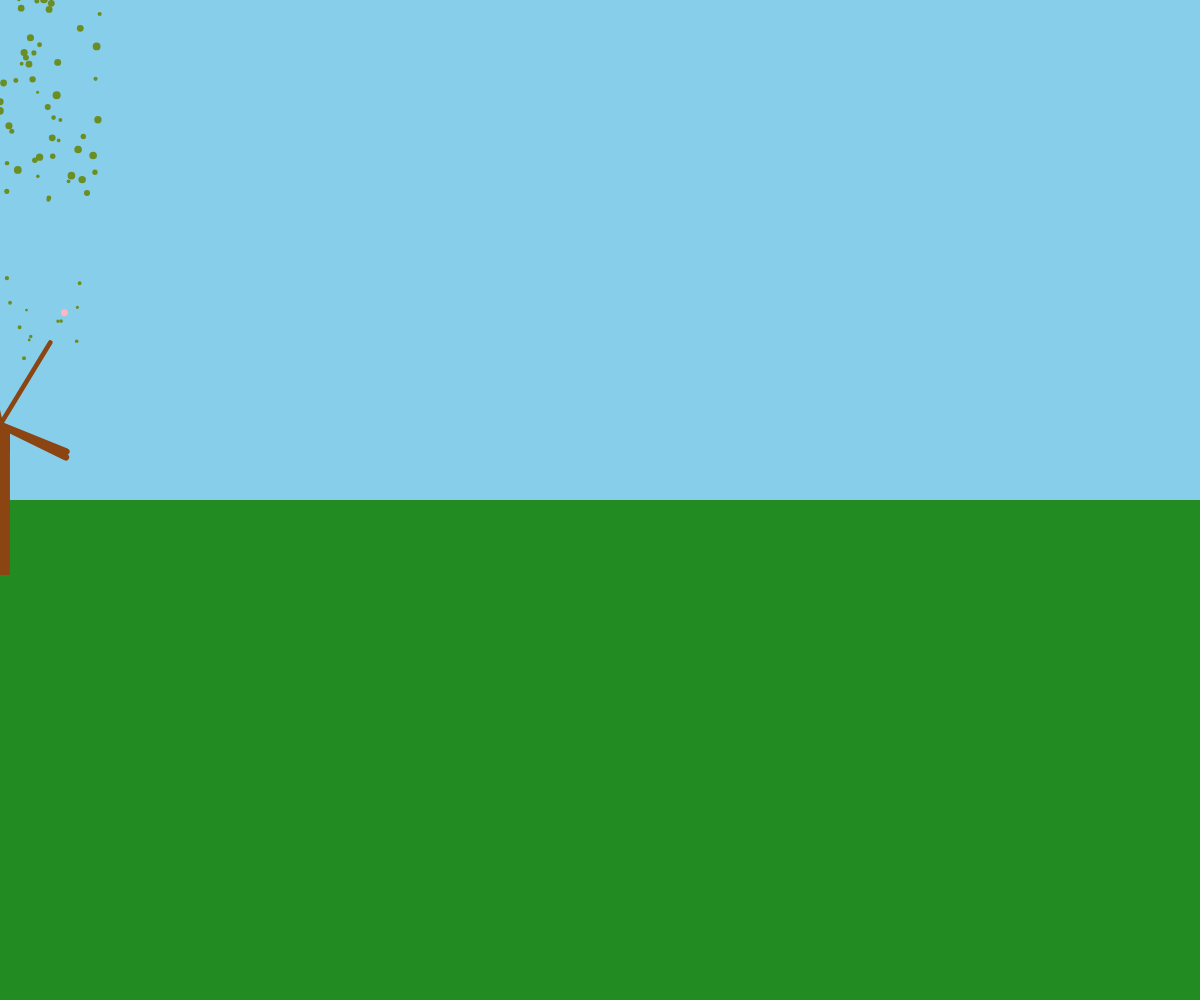
Frame 1 (no input)
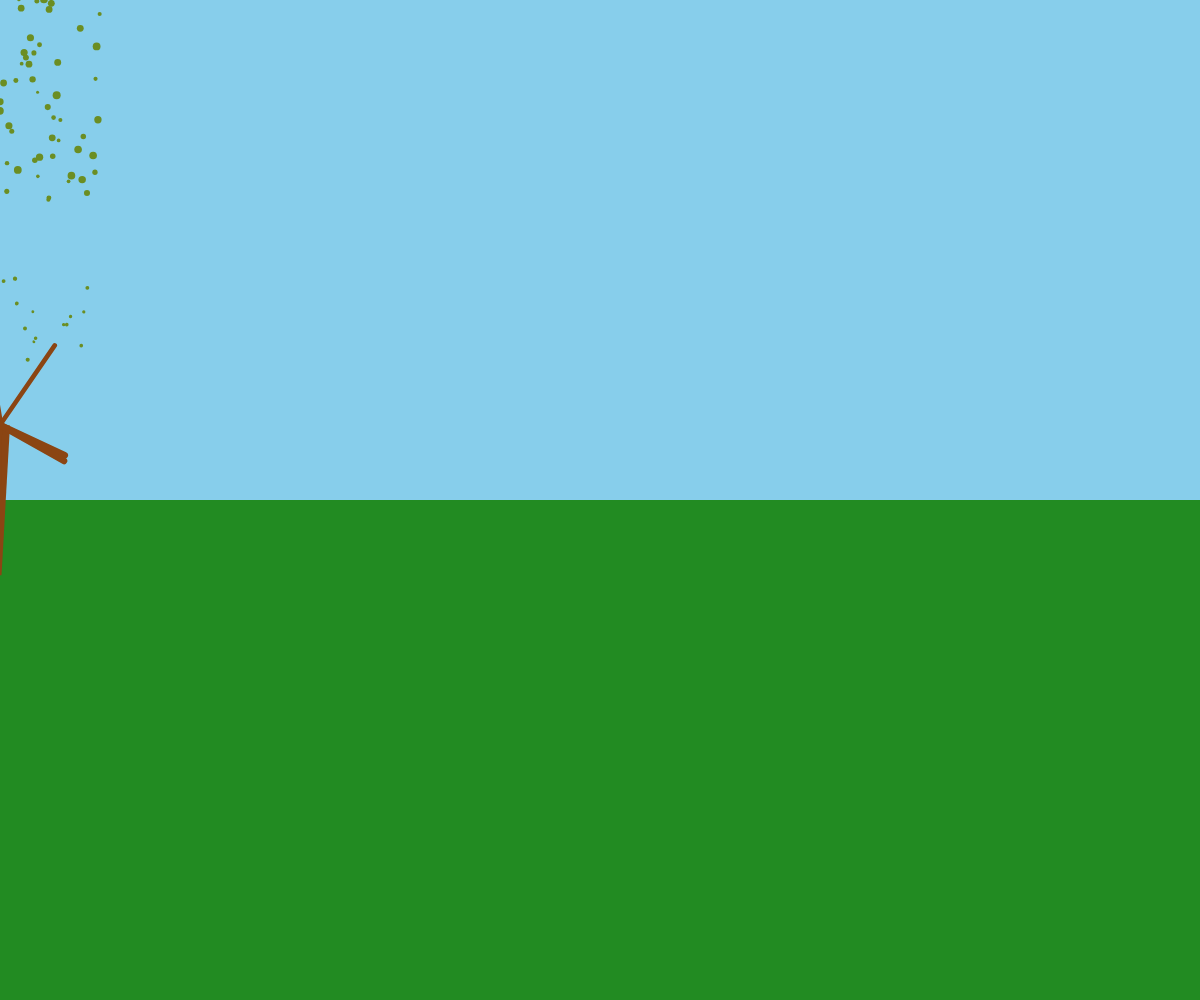
Frame 60 (no input)
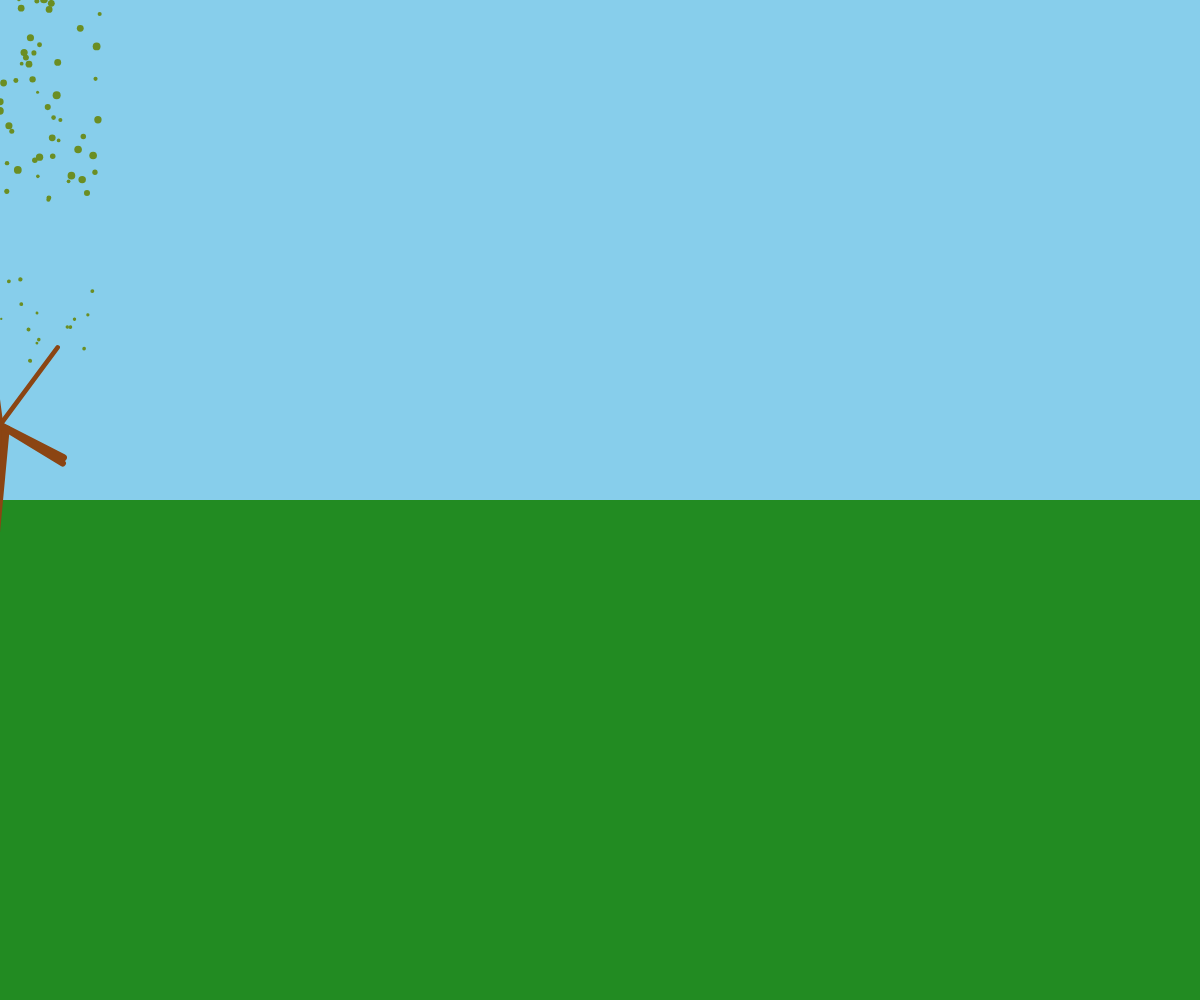
Frame 120 (the mouse pressed at the canvas centre since frame 60)

The p5.js sketch that drew these frames (run headless with seeded random() and noise() and a simulated clock; from frame 60 on, the mouse is pressed at the canvas centre):

// p5.js sketch
// ── sketch.js
let tree, leaves, snowflakes;
let season = 0; // 0: spring, 1: summer, 2: fall, 3: winter
let time = 0;
let sway = 0;

function setup() {
  createCanvas(windowWidth, windowHeight);
  tree = new Tree();
  leaves = [];
  snowflakes = [];
  
  // Initialize leaves with random positions and colors
  for (let i = 0; i < 200; i++) {
    leaves.push({
      x: random(-100, 100),
      y: random(-200, 200),
      z: random(-50, 50),
      color: color(0, 200, 0),
      size: random(3, 8)
    });
  }
}

function draw() {
  background(135, 206, 235);
  
  // Draw ground
  fill(34, 139, 34);
  noStroke();
  rect(0, height/2, width, height/2);
  
  time += 0.01;
  sway = sin(time) * 0.1;
  
  // Cycle through seasons
  if (frameCount % 600 === 0) {
    season = (season + 1) % 4;
  }
  
  tree.update();
  tree.display();
  
  drawLeaves();
  drawSnow();
}

class Tree {
  constructor() {
    this.trunkHeight = 150;
    this.trunkWidth = 20;
    this.branches = [];
    this.buds = [];
    
    // Initialize branches
    for (let i = 0; i < 8; i++) {
      this.branches.push({
        angle: random(TWO_PI),
        length: random(50, 100),
        width: random(3, 8)
      });
    }
    
    // Initialize buds
    for (let i = 0; i < 30; i++) {
      this.buds.push({
        x: random(-80, 80),
        y: random(-150, -50),
        size: random(2, 5),
        bloomed: false
      });
    }
  }
  
  update() {
    // Animate buds
    for (let bud of this.buds) {
      if (!bud.bloomed && season === 0) {
        if (random() < 0.01) {
          bud.bloomed = true;
        }
      } else if (bud.bloomed && season === 0) {
        bud.bloomed = false;
      }
    }
  }
  
  display() {
    // Draw trunk
    push();
    translate(0, height/2 - this.trunkHeight/2);
    rotate(sway);
    
    fill(139, 69, 19);
    rect(-this.trunkWidth/2, 0, this.trunkWidth, this.trunkHeight);
    
    // Draw branches
    for (let branch of this.branches) {
      push();
      rotate(branch.angle);
      stroke(139, 69, 19);
      strokeWeight(branch.width);
      line(0, 0, branch.length, 0);
      pop();
    }
    
    // Draw leaves and buds
    for (let bud of this.buds) {
      if (bud.bloomed) {
        fill(255, 182, 193); // pink flowers
        noStroke();
        ellipse(bud.x, bud.y, bud.size * 2);
      } else {
        // Draw buds in spring
        fill(107, 142, 35); // green buds
        noStroke();
        ellipse(bud.x, bud.y, bud.size);
      }
    }
    
    pop();
  }
}

function drawLeaves() {
  for (let leaf of leaves) {
    push();
    
    // Apply seasonal color changes
    if (season === 0) { // Spring - green buds
      leaf.color = color(107, 142, 35);
    } else if (season === 1) { // Summer - green
      leaf.color = color(0, 200, 0);
    } else if (season === 2) { // Fall - red/orange
      leaf.color = color(255, 140, 0); // orange
    } else if (season === 3) { // Winter - brown
      leaf.color = color(101, 67, 33);
    }
    
    fill(leaf.color);
    noStroke();
    ellipse(leaf.x, leaf.y, leaf.size);
    
    pop();
  }
}

function drawSnow() {
  if (season === 3) { // Winter
    // Add new snowflakes occasionally
    if (random() < 0.1) {
      snowflakes.push({
        x: random(width),
        y: -10,
        size: random(2, 6),
        speed: random(0.5, 1.5)
      });
    }
    
    // Update and draw snowflakes
    for (let i = snowflakes.length - 1; i >= 0; i--) {
      let flake = snowflakes[i];
      
      flake.y += flake.speed;
      flake.x += sin(flake.y * 0.02) * 0.5;
      
      if (flake.y > height) {
        snowflakes.splice(i, 1);
      } else {
        fill(255);
        noStroke();
        ellipse(flake.x, flake.y, flake.size);
      }
    }
  }
}

function windowResized() {
  resizeCanvas(windowWidth, windowHeight);
}
